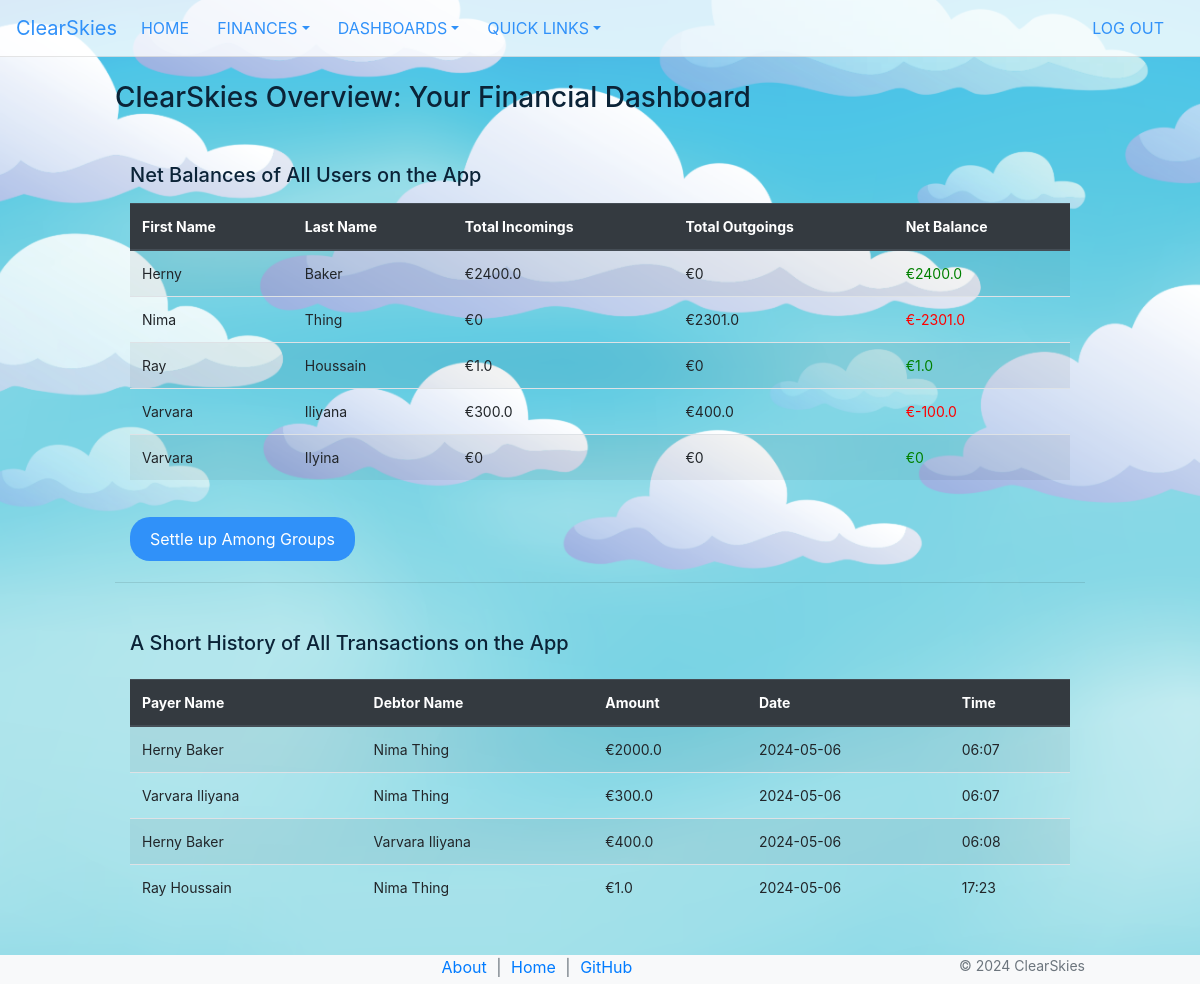
The app's page /dashboard (signed in) with its own data.
### app/models/user.py (models this page shows, shortened)
class User(db.Model, UserMixin):
    __tablename__ = 'users'
    id = db.Column(db.Integer, primary_key=True)
    email = db.Column(db.String(120), unique=True, nullable=False)
    first_name = db.Column(db.String(50), nullable=False)
    last_name = db.Column(db.String(50), nullable=False)
    password_hash = db.Column(db.String(128), nullable=False)
    groups = db.relationship('UserGroup', back_populates='user')
    transactions_as_payer = db.relationship('Transaction', foreign_keys='Transaction.payer_id', backref='payer', lazy='dynamic')
    transactions_as_debtor = db.relationship('Transaction', foreign_keys='Transaction.debtor_id', backref='debtor', lazy='dynamic')

### app/models/group.py (models this page shows)
class GroupTransaction(db.Model):
    __tablename__ = 'group_transactions'
    id = db.Column(db.Integer, primary_key=True)
    group_id = db.Column(db.Integer, db.ForeignKey('groups.id'), nullable=False)
    payer_id = db.Column(db.Integer, db.ForeignKey('users.id'), nullable=False)
    payer = db.relationship('User', foreign_keys=[payer_id])
    debtor_id = db.Column(db.Integer, db.ForeignKey('users.id'), nullable=False)
    debtor = db.relationship('User', foreign_keys=[debtor_id])
    amount = db.Column(db.Float, nullable=False)
    description = db.Column(db.String(255))
    created_at = db.Column(db.DateTime, default=datetime.utcnow)

### app/debts.py (the view)
    @app.route('/dashboard')
    def dashboard():
        if 'user_id' not in session:
            flash('Please log in to view the dashboard.', 'warning')
            return redirect(url_for('login'))
        credit_subquery = db.session.query(
            GroupTransaction.payer_id.label('user_id'),
            func.sum(func.abs(GroupTransaction.amount)).label('total_credit')  # Using abs() to ensure positive values
        ).group_by(GroupTransaction.payer_id).subquery()
        debt_subquery = db.session.query(
            GroupTransaction.debtor_id.label('user_id'),
            func.sum(func.abs(GroupTransaction.amount)).label('total_debt')  # Using abs() to ensure positive values
        ).group_by(GroupTransaction.debtor_id).subquery()
        net_balances = db.session.query(
            User.first_name, User.last_name,
            func.coalesce(credit_subquery.c.total_credit, 0).label('total_incomings'),
            func.coalesce(debt_subquery.c.total_debt, 0).label('total_outgoings'),
            (func.coalesce(credit_subquery.c.total_credit, 0) - func.coalesce(debt_subquery.c.total_debt, 0)).label(
                'net_balance')
        ).outerjoin(credit_subquery, User.id == credit_subquery.c.user_id) \
            .outerjoin(debt_subquery, User.id == debt_subquery.c.user_id) \
            .group_by(User.first_name, User.last_name) \
            .all()
        Payer = aliased(User, name='payer')
        Debtor = aliased(User, name='debtor')
        transactions = db.session.query(
            GroupTransaction.description,
            Payer.first_name.label('payer_first_name'),
            Payer.last_name.label('payer_last_name'),
            Debtor.first_name.label('debtor_first_name'),
            Debtor.last_name.label('debtor_last_name'),
            GroupTransaction.amount,
            GroupTransaction.created_at
        ).join(Payer, Payer.id == GroupTransaction.payer_id) \
            .join(Debtor, Debtor.id == GroupTransaction.debtor_id).all()
        return render_template('dashboard.html', net_balances=net_balances, transactions=transactions)

### app/templates/dashboard.html (shortened to what this page needs)
{% extends 'layout.html' %}
{% block content %}
<head>
</head>
<body>
    <br>
    <h3>ClearSkies Overview: Your Financial Dashboard</h3>
    <div class="container mt-5">
        <h5 class="mb-3">Net Balances of All Users on the App</h5>
        <table class="table table-striped">
            <thead class="thead-dark">
                <tr>
                    <th>First Name</th>
                    <th>Last Name</th>
                    <th>Total Incomings</th>
                    <th>Total Outgoings</th>
                    <th>Net Balance</th>
                </tr>
            </thead>
            <tbody>
                {% for user in net_balances %}
                <tr>
                    <td>{{ user.first_name }}</td>
                    <td>{{ user.last_name }}</td>
                    <td>€{{ user.total_incomings | round(2) }}</td>
                    <td>€{{ user.total_outgoings | round(2) }}</td>
                    <td style="color: {{ 'green' if user.net_balance >= 0 else 'red' }}">€{{ user.net_balance | round(2) }}</td>
                </tr>
                {% else %}
                <tr>
                    <td colspan="5">No data available.</td>
                </tr>
                {% endfor %}
            </tbody>
        </table>
    </div>
    <div class="container mt-3">
        <button type="submit" class="btn btn-primary" onclick="location.href='{{ url_for('settle_group_debts') }}';">Settle up Among Groups</button>
    </div>
    <hr>
    <div class="container mt-5">
        <h5 class="mb-4">A Short History of All Transactions on the App</h5>
        <table id="transactionsTable" class="table table-striped">
            <thead class="thead-dark">
                <tr>
                    <th>Payer Name</th>
                    <th>Debtor Name</th>
                    <th>Amount</th>
                    <th>Date</th>
                    <th>Time</th>
                </tr>
            </thead>
            <tbody>
                {% for transaction in transactions %}
                <tr>
                    <td>{{ transaction.payer_first_name }} {{ transaction.payer_last_name }}</td>
                    <td>{{ transaction.debtor_first_name }} {{ transaction.debtor_last_name }}</td>
                    <td> €{{ transaction.amount |  abs | round(2) }}</td>
                    <td>{{ transaction.created_at.strftime('%Y-%m-%d') }}</td>
                    <td>{{ transaction.created_at.strftime('%H:%M') }}</td>
                </tr>
                {% endfor %}
            </tbody>
        </table>
    </div>
    <br>
    <br>
</body>
<footer class="footer bg-light fixed-bottom">
    <div class="container" style="text-align: center;">
        <span class="text-muted footer-links">
            <a href="/about">About</a> | <a href="/home">Home</a> | <a href="https://github.com/nimathing2052/Debt_Settlement">GitHub</a>
        </span>
        <span class="text-muted" style="font-size: 14px; float: right;">&copy; 2024 ClearSkies</span>
    </div>
</footer>
{% endblock %}

### app/templates/layout.html (style rules this page uses)
html, body { height: 100%; margin: 0; padding: 0; }
body { background-image: url('/static/rest_layout.png'); background-size: cover; background-position: center; background-repeat: no-repeat; background-attachment: fixed; }
h1, h2, h3, h4, h5, h6 { color: #0b2337; }
button[type="submit"] { background-color: #3091f9; color: white; padding: 10px 20px; border: none; border-radius: 20px; cursor: pointer; }
.container { max-width: 1000px; margin: auto; padding-top: 0px; padding-bottom: 5px; }
.table { font-size: 14px; }
.footer { background-color: rgba(255, 255, 255, 2); color: #333; }
.footer-links a { color: #007bff; text-decoration: none; margin: 0 5px; }

### records on screen
User: first_name "Herny", last_name "Baker", total_incomings "2400.0", total_outgoings "0", net_balance "2400.0"
User: first_name "Nima", last_name "Thing", total_incomings "0", total_outgoings "2301.0", net_balance "-2301.0"
User: first_name "Ray", last_name "Houssain", total_incomings "1.0", total_outgoings "0", net_balance "1.0"
User: first_name "Varvara", last_name "Iliyana", total_incomings "300.0", total_outgoings "400.0", net_balance "-100.0"
User: first_name "Varvara", last_name "Ilyina", total_incomings "0", total_outgoings "0", net_balance "0"
